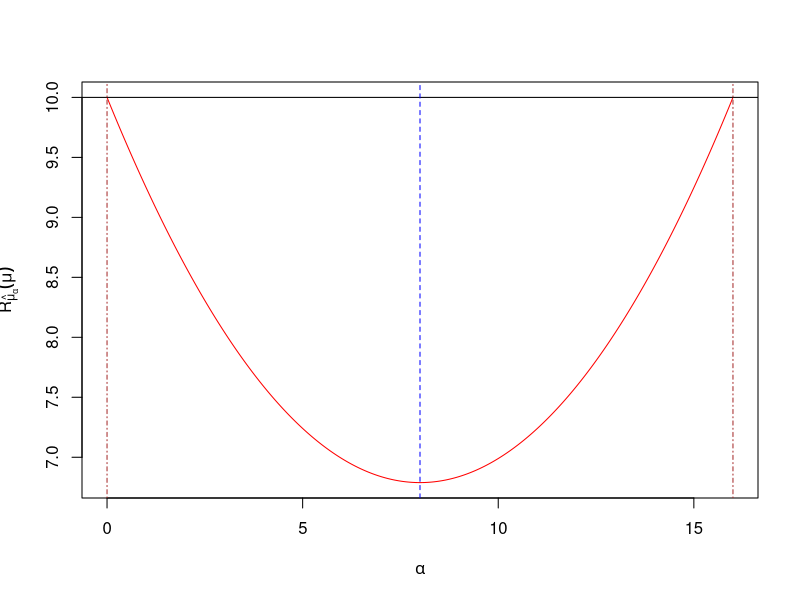

The R script that drew this image:
rm(list=ls())
library(MASS)

set.seed(4)

n=100
p = 10
mu = runif(p,0,2)
sigma = diag(1,ncol=p,nrow=p)
x = mvrnorm(n,mu,sigma)

f = function(alpha,x,p,n)
{
  s=0
  for(i in 1:n)
  {
    xx = as.matrix(x[i,])
    s = s+(1/(t(xx)%*%xx))
  }
  s = s/n
  res = p-(alpha*(2*(p-2) - alpha))*(s)
  return(res)
}

pl = array(0)
alpha = seq(0,16,0.01)
for(i in 1:length(alpha))
{
  pl[i] = f(alpha[i],x,p,n)
}

plot(alpha,pl,type="l",col="red",xlab=bquote(alpha),ylab=bquote(R[hat(mu)[alpha]](mu)))
abline(h=p,col="black")
abline(v=p-2,col="blue",lty=2)
abline(v=0,col="brown",lty=4)
abline(v=2*(p-2),col="brown",lty=4)